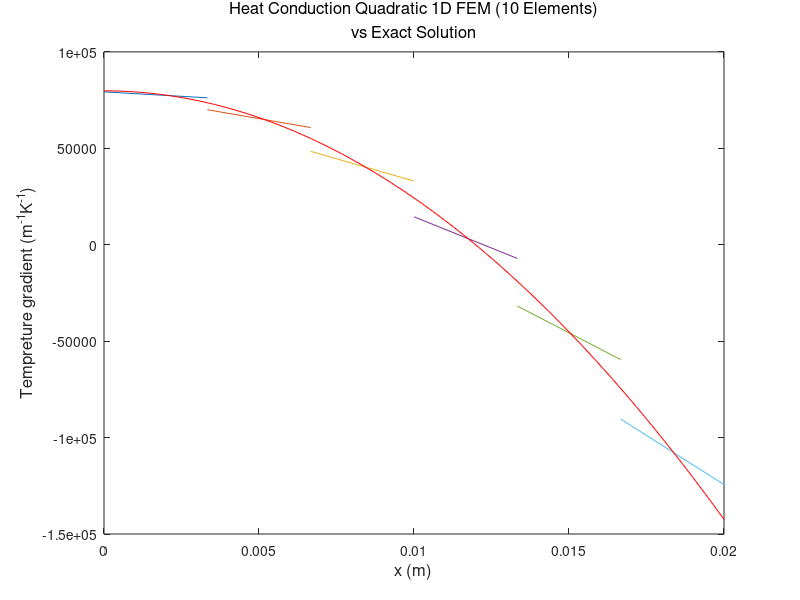
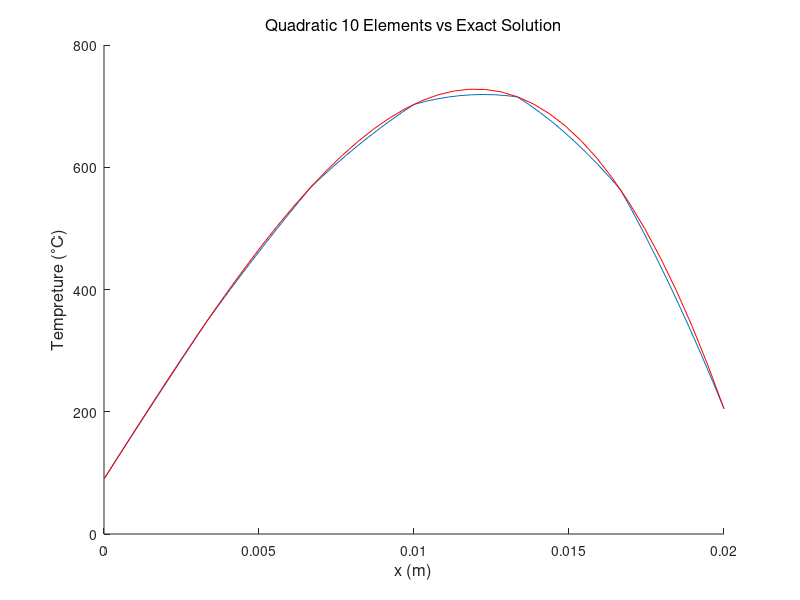

These figures' MATLAB source, in order:
clear all ; close all ; clc ;

% Set the number of elements
n_el = 6; n_np = 2*n_el + 1 ;

% Set the properties of the material and problem
A_e = 1 ; k_e = 0.45; 

%
s=500000000;
sx = inline('(500000000.*x)','x');

% Find the x-values for the nodal points 
x = linspace(0 , 0.02 , n_np ) ;

% Define the boundary conditions
T_A = 90; T_B = 205;

% Define the element stiffness matrix based on 
% variables defined in for loop
x_xi1 = -1/sqrt(3);
x_xi2 = 1/sqrt(3);
Ke_11 = inline('2*Ae*ke/le *((2 * x_xi1 -xe2 -xe3)^2 + (2 * x_xi2 -xe2-xe3)^2)'...
            ,'Ae','ke','le','x_xi1','x_xi2','xe2','xe3');
Ke_12 = inline('2*Ae*ke/le *(-2*(2 * x_xi1 -xe2 -xe3)*(2 * x_xi1 -xe1 -xe3) -2*(2 * x_xi2 -xe2 -xe3)*(2 * x_xi2 -xe1 -xe3))'...
            ,'Ae','ke','le','x_xi1','x_xi2','xe1','xe2','xe3');
Ke_13 = inline('2*Ae*ke/le *((2 * x_xi1 -xe2 -xe3)*(2 * x_xi1 -xe1 -xe2) + (2 * x_xi2 -xe2 -xe3)*(2 * x_xi2 -xe1 -xe2))','Ae'...
            ,'ke','le','x_xi1','x_xi2','xe1','xe2','xe3');
Ke_22 = inline('2*Ae*ke/le *(4*(2 * x_xi1 -xe1 -xe3)^2 + 4*(2 * x_xi2 -xe1 -xe3)^2)'...
            ,'Ae','ke','le','x_xi1','x_xi2','xe1','xe3');
Ke_23 = inline('2*Ae*ke/le *(-2*(2 * x_xi1 -xe1 -xe3)*(2 * x_xi1 -xe1 -xe2) -2*(2 * x_xi2 -xe1 -xe3)*(2 * x_xi2 -xe1 -xe2))'...
            ,'Ae','ke','le','x_xi1','x_xi2','xe1','xe2','xe3');
Ke_33 = inline('2*Ae*ke/le *((2 * x_xi1 -xe1 -xe2)^2 + (2 * x_xi2 -xe1 -xe2)^2)'...
            ,'Ae','ke','le','x_xi1','x_xi2','xe1','xe2');

% Define the calculation of element external body matrix
fe_11 = inline('1/le*( ((x_xi1-xe2)*(x_xi1-xe3))^2 + ((x_xi2-xe2)*(x_xi2-xe3))^2)'...
    ,'le','x_xi1','x_xi2','xe2','xe3');
fe_12 = inline('1/le*(-2*(x_xi1-xe2)*(x_xi1-xe3)^2*(x_xi1-xe1) -2*(x_xi2-xe2)*(x_xi2-xe3)^2*(x_xi2-xe1))'...
    ,'le','x_xi1','x_xi2','xe1','xe2','xe3');
fe_13 = inline('1/le*( (x_xi1-xe2)^2*(x_xi1-xe3)*(x_xi1-xe1) + (x_xi2-xe2)^2*(x_xi2-xe3)*(x_xi2-xe1))'...
    ,'le','x_xi1','x_xi2','xe1','xe2','xe3');
fe_22 = inline('1/le*( 4*((x_xi1-xe1)*(x_xi1-xe3))^2 + 4*((x_xi2-xe1)*(x_xi2-xe3))^2)'...
    ,'le','x_xi1','x_xi2','xe1','xe3');
fe_23 = inline('1/le*( -2*(x_xi1-xe1)^2*(x_xi1-xe2)*(x_xi1-xe3) -2*(x_xi2-xe1)^2*(x_xi2-xe2)*(x_xi2-xe3))'...
    ,'le','x_xi1','x_xi2','xe1','xe2','xe3');
fe_33 = inline('1/le*( ((x_xi1-xe1)*(x_xi1-xe2))^2 + ((x_xi2-xe1)*(x_xi2-xe2))^2 )'...
    ,'le','x_xi1','x_xi2','xe1','xe2');

% Define calculation of the gather index matrix
Le_indx = transpose([1 4:2:n_np-1; 3 5:2:n_np; 4 6:2:n_np-1 2]);

% Initialize the global stiffness matrix and external force matrix
K = zeros(n_np , n_np) ; f = zeros(n_np , 1) ;

% Initialize the matrix of element lengths
l_e = zeros(n_el,1); 

% Loop over elements
for e = 1:n_el         
    
    % Get the gather index matrix for current element in 'for' loop
    
    % Get the length of the current element in 'for' loop
    l_e(e) = x(2*e+1) - x(2*e-1);
    xe1 = x(2*e-1);
    xe2 = x(2*e);
    xe3 = x(2*e+1);
      
    % Use current gather index matrix to scatter and add Ke into K
    Ke11 = Ke_11(A_e,k_e,l_e(e),x_xi1,x_xi2,xe2,xe3);
    Ke12 = Ke_12(A_e,k_e,l_e(e),x_xi1,x_xi2,xe1,xe2,xe3);
    Ke13 = Ke_13(A_e,k_e,l_e(e),x_xi1,x_xi2,xe1,xe2,xe3);
    Ke22 = Ke_22(A_e,k_e,l_e(e),x_xi1,x_xi2,xe1,xe3);
    Ke23 = Ke_23(A_e,k_e,l_e(e),x_xi1,x_xi2,xe1,xe2,xe3);
    Ke33 = Ke_33(A_e,k_e,l_e(e),x_xi1,x_xi2,xe1,xe2);
    
    Ke = [Ke11 Ke12 Ke13;Ke12 Ke22 Ke23;Ke13 Ke23 Ke33];
    
    K(Le_indx(e,1:3),Le_indx(e,1:3)) = ...
                        K(Le_indx(e,1:3),Le_indx(e,1:3)) + Ke;
    
    s1=sx(xe1);    s2 = sx(xe2);    s3 = sx(xe3);
    fe11 = fe_11(l_e(e),x_xi1,x_xi2,xe2,xe3);
    fe12 = fe_12(l_e(e),x_xi1,x_xi2,xe1,xe2,xe3);
    fe13 = fe_13(l_e(e),x_xi1,x_xi2,xe1,xe2,xe3);
    fe22 = fe_22(l_e(e),x_xi1,x_xi2,xe1,xe3);
    fe23 = fe_23(l_e(e),x_xi1,x_xi2,xe1,xe2,xe3);
    fe33 = fe_33(l_e(e),x_xi1,x_xi2,xe1,xe2);
    
    fe = [fe11 fe12 fe13;fe12 fe22 fe23;fe13 fe23 fe33]*[s1 ; s2; s3];
%     % Use current gather index matrix to scatter and add fe into f
     f(Le_indx(e,1:3)) = f(Le_indx(e,1:3))+ fe;
end     

% Initialize the index matrix of unknown nodal tempretures
 dE_c_indx = 1 : 2;  dE_r_indx = 3 : n_np; 
 dF_indx = 3 : n_np ;

% Calculate unknown nodal tempretures using partitioning method
 dF = K(dF_indx, dF_indx) \ (f(dF_indx) -...
     (K(dE_r_indx, dE_c_indx)*[T_A ; T_B]));

% Construct the d matrix from known and calculated nodal tempretures
%d = [T_A ; T_B ; dF] ;

%Initialize the matrix of the gradient of tempreture along x
% grad_T = zeros( n_el );
% 
d = [T_A ; dF ;T_B]; 

grad_T = zeros(1,2);

Ne_1 = inline('2/(le^2)*(x-xe2)*(x-xe3)', 'le','x','xe2','xe3');
Ne_2 = inline('-4/(le^2)*(x-xe3)*(x-xe1)','le','x','xe1','xe3');
Ne_3 = inline('2/(le^2)*(x-xe1)*(x-xe2)', 'le','x','xe1','xe2');

Be_1 = inline('2/(le^2)*(2*x-xe2-xe3)', 'le','x','xe2','xe3');
Be_2 = inline('-4/(le^2)*(2*x-xe3-xe1)','le','x','xe1','xe3');
Be_3 = inline('2/(le^2)*(2*x-xe1-xe2)', 'le','x','xe1','xe2');

T_N=zeros(10*n_el,1);
xN=zeros(10*n_el,1);
xB=zeros(2,2);

figure

for e = 1 : n_el                
    % Get the current gradient of tempreture and insert into its matrix
    xe1 = x(2*e-1);
    xe2 = x(2*e);
    xe3 = x(2*e+1);
    
    c=1;
   
    for i = linspace (xe1,xe3,10);
        xN(10*(e-1)+c,1)=i;
        Ne1 = Ne_1(l_e(e),i,xe2,xe3);
        Ne2 = Ne_2(l_e(e),i,xe1,xe3);
        Ne3 = Ne_3(l_e(e),i,xe1,xe2);
        Ne = [Ne1 Ne2 Ne3];
        T_N(10*(e-1)+c,1) = Ne*d(2*e-1:2*e+1);
        c=c+1;
    end
    xB=[xe1;xe3];
    Be1_1 = Be_1(l_e(e),xe1,xe2,xe3);
    Be2_1 = Be_2(l_e(e),xe1,xe1,xe3);
    Be3_1 = Be_3(l_e(e),xe1,xe1,xe2);
    Be1 = [Be1_1 Be2_1 Be3_1];
    
    Be1_2 = Be_1(l_e(e),xe3,xe2,xe3);
    Be2_2 = Be_2(l_e(e),xe3,xe1,xe3);
    Be3_2 = Be_3(l_e(e),xe3,xe1,xe2);
    Be2 = [Be1_2 Be2_2 Be3_2];
    
    grad_T(1,1) = Be1 * d(2*e-1:2*e+1);
    grad_T(1,2) = Be2 * d(2*e-1:2*e+1);

    plot (xB, grad_T)
    hold on
end  

% Define plotting domain
x_plot = linspace(0, 0.02,40);

plot (x_plot , 115/.02 + s*(.02)^2/(6*A_e*k_e)-...
        ((s/(2*A_e*k_e)).*(x_plot.^2)),'Color','r')
title({'Heat Conduction Quadratic 1D FEM (10 Elements)';'vs Exact Solution'}...
            ,'FontWeight','normal','FontSize',12)
% Create xlabel
xlabel({'x (m)'},'FontWeight','normal','FontSize',12);
% Create ylabel
ylabel({'Tempreture gradient (m^{-1}K^{-1})'},'FontWeight','normal','FontSize',12);

% Plot
figure                                                                 
hold on ;
plot (xN , T_N);
plot (x_plot , 90 + (((s*(.02)^2)/(6*A_e*k_e))+...
    (115/0.02)).*x_plot - (s/(6*A_e*k_e)).* (x_plot.^3),'Color','r');
% legend ( 'FEM' , 'Exact' )                                          
title ( 'Quadratic 10 Elements vs Exact Solution',...
    'FontWeight','normal','FontSize',12 )
% Create xlabel
xlabel({'x (m)'},'FontWeight','normal','FontSize',12);
% Create ylabel
ylabel({'Tempreture (^{\circ}C)'},'FontWeight','normal','FontSize',12);
